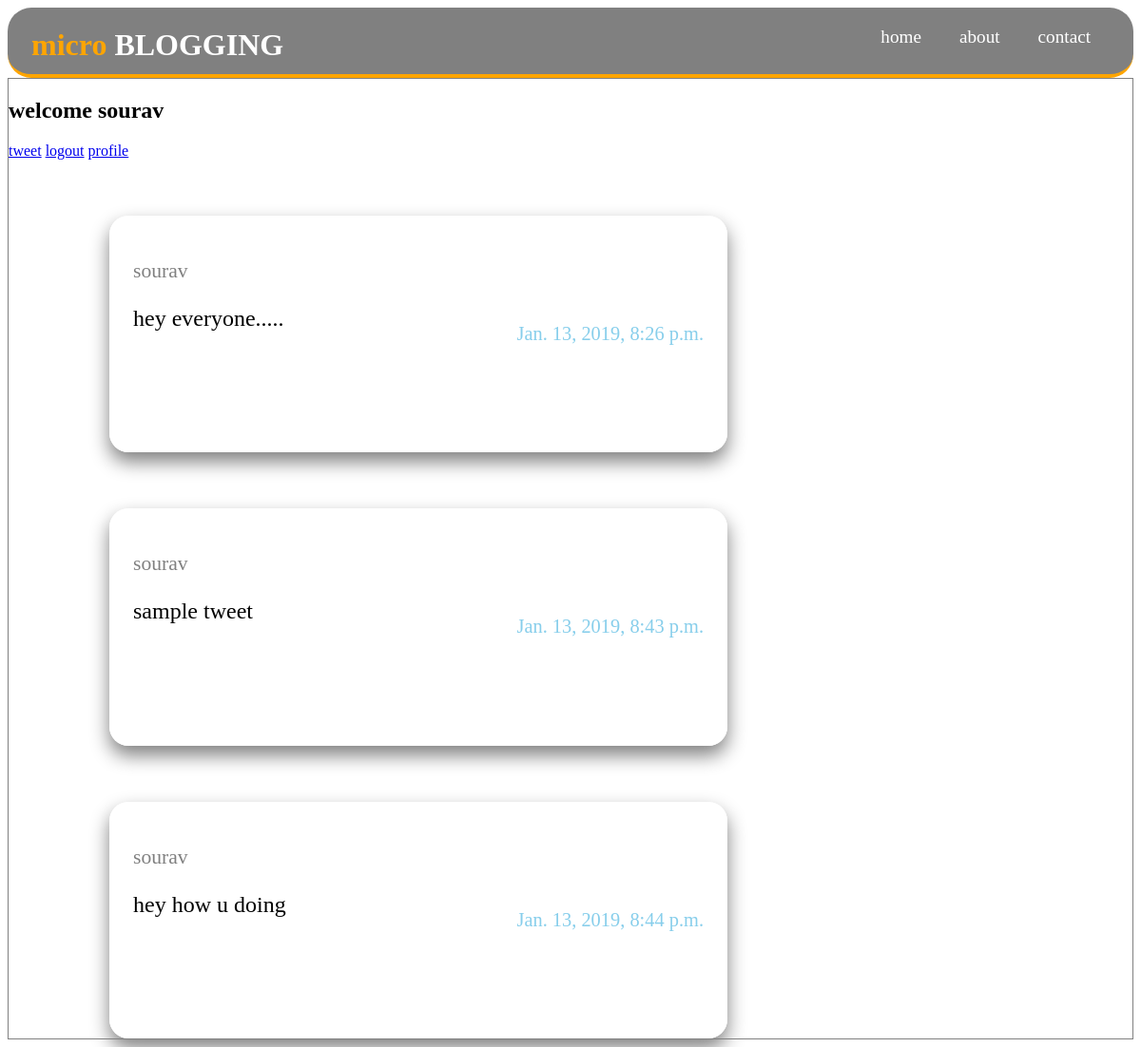
The app's page / (signed in), older data.
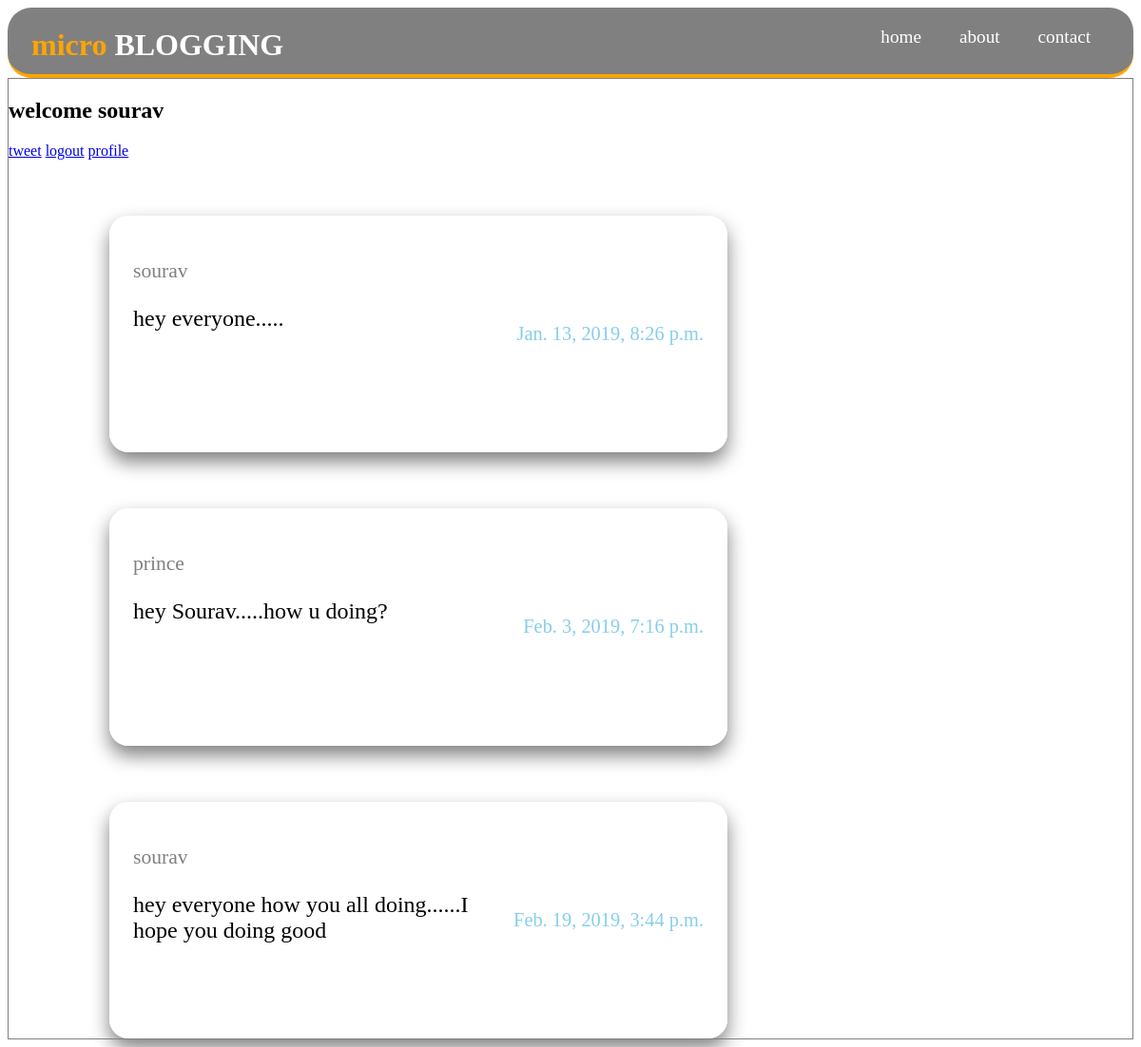
The same page, newer data.
### tweets/models.py (models this page shows, shortened)
class tweets(models.Model):
	def curr_user():
		for user in User.objects.all():
			if user.is_active:
				return user.get_username
	z = curr_user()
	k = datetime.now
	author = models.CharField(User,max_length = 30)
	date_time = models.DateTimeField(default = k)
	body = models.TextField()

### tweets/views.py (the view)
# urls.py: path('',views.base,name = 'base'),
@login_required(login_url = '/auth_urls/login/')
def base(request):
	models = tweets.objects.all()
	return render(request,'base.html',{'models':models})

### tweets/templates/base.html (shortened to what this page needs)
{% extends 'head_foot.html' %}
{% load static %}
{% block content %}
<link rel = "stylesheet" type = "text/css" href = "{% static 'tweets/base.css' %}" >
	<div class="master">
		<div class="user">
			<h2> welcome {{ user.get_username }}</h2>
			<a href="{% url 'tweets:new_tweet' %} ">tweet</a>
			<a href = "/auth_urls/logout" >logout</a>
			<a href = "{% url 'accounts:profile' %}">profile</a>
		</div>
		<div class="tweets_hower">
			{% for model in models %}
			<div class="tweet_box">
				<p id = "user_name">{{ model.author }}</p>
				<p id = "pub_date">{{ model.date_time }}</p>
				<p>{{ model.body }}</p>
			</div>
			{% endfor %}
		</div></div>
{% endblock %}

### tweets/templates/head_foot.html (shortened to what this page needs)
{% load static %}
<!DOCTYPE html>
<html>
<head>
	<link  rel = "stylesheet" type = "text/css" href = "{% static 'tweets/head_foot.css' %}" >
</head>
<body>
	<div class = "top_box">
		<div class= "logo_name"><h1><span id = "micro">micro</span> BLOGGING</h1></div>
		<nav>
			<ul>
				<li>home</li>
				<li>about</li>
				<li>contact</li>
			</ul>
		</nav>
	</div>
	{% block content %}
	{% endblock %}
</body>
</html>

### tweets/static/tweets/head_foot.css (style rules this page uses)
.top_box { min-height: 70px; background-color: grey; border-bottom: 4px solid orange; border-radius: 25px; }
body { background-color: white; }
#micro { color: orange; }
.top_box ul { padding: 0; margin: 0; }
.top_box li { float: left; display: inline; padding: 0 20px 0 20px; color: white; font: Sans-Serif; font-size: 1.2em; }
.top_box .logo_name { float: left; color: white; margin-left: 25px; }
.top_box nav { float: right; margin-top: 20px; margin-right: 25px; }

### tweets/static/tweets/base.css (style rules this page uses)
.tweet_box { height: 200px; width: 600px; min-width: 500px; margin-top: 5%; margin-left: 9%; border: 1px solid white; padding: 2%; box-shadow: 0px 10px 20px grey; border-radius: 20px; font-size: 1.5em; }
.master { border: 1px solid grey; }
#user_name { color: grey; font-size: .9em; }
#pub_date { color: skyblue; float: right; font-size: .85em; }

Row changes from the older to the newer data that the page shows:
removed tweets: author "sourav", date_time "Jan. 13, 2019, 8:43 p.m.", body "sample tweet"
removed tweets: author "sourav", date_time "Jan. 13, 2019, 8:44 p.m.", body "hey how u doing"
added tweets: author "prince", date_time "Feb. 3, 2019, 7:16 p.m.", body "hey Sourav.....how u doing?"
added tweets: author "sourav", date_time "Feb. 19, 2019, 3:44 p.m.", body "hey everyone how you all doing......I hope you doing good"
